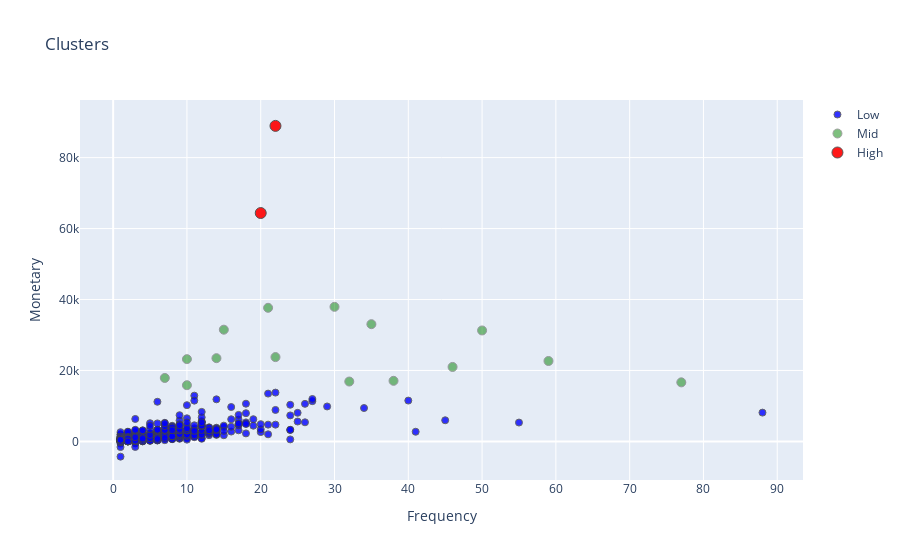

Source (notebook cell):
### Code cell
#plot revenue vs frequency
tx_graph = RFM.copy()
#query("Monetary < 50000 and Frequency < 2000")

plot_data = [
    go.Scatter(
        x=tx_graph.query("Cluster == 'Active-Low'")['Frequency'],
        y=tx_graph.query("Cluster == 'Active-Low'")['Monetary'],
        mode='markers',
        name='Low',
        marker= dict(size= 7,
            line= dict(width=1),
            color= 'blue',
            opacity= 0.8
           )
    ),
        go.Scatter(
        x=tx_graph.query("Cluster == 'Active-Mid'")['Frequency'],
        y=tx_graph.query("Cluster == 'Active-Mid'")['Monetary'],
        mode='markers',
        name='Mid',
        marker= dict(size= 9,
            line= dict(width=1),
            color= 'green',
            opacity= 0.5
           )
    ),
        go.Scatter(
        x=tx_graph.query("Cluster == 'Active-High'")['Frequency'],
        y=tx_graph.query("Cluster == 'Active-High'")['Monetary'],
        mode='markers',
        name='High',
        marker= dict(size= 11,
            line= dict(width=1),
            color= 'red',
            opacity= 0.9
           )
    ),
]

plot_layout = go.Layout(
        yaxis= {'title': "Monetary"},
        xaxis= {'title': "Frequency"},
        title='Clusters'
    )
fig = go.Figure(data=plot_data, layout=plot_layout)

fig

### Figure 1 — Plotly figure (JSON) as saved in the notebook; plotly's stock layout.template omitted (floating-point values rounded to 4 significant figures; data arrays with more than 128 entries replaced by an {"elided": "..."} marker saying what was removed)
{"data": [{"marker": {"color": "blue", "line": {"width": 1}, "opacity": 0.8, "size": 7}, "mode": "markers", "name": "Low", "type": "scatter", "x": {"elided": "915 int values"}, "y": {"elided": "915 float values"}}, {"marker": {"color": "green", "line": {"width": 1}, "opacity": 0.5, "size": 9}, "mode": "markers", "name": "Mid", "type": "scatter", "x": [59, 50, 46, 77, 10, 7, 10, 15, 14, 35, 32, 22, 38, 21, 30], "y": [22670.0, 31280.0, 20990.0, 16640.0, 23200.0, 17890.0, 15850.0, 31500.0, 23460.0, 33050.0, 16880.0, 23770.0, 17080.0, 37660.0, 37930.0]}, {"marker": {"color": "red", "line": {"width": 1}, "opacity": 0.9, "size": 11}, "mode": "markers", "name": "High", "type": "scatter", "x": [20, 22], "y": [64380.0, 88950.0]}], "layout": {"title": {"text": "Clusters"}, "xaxis": {"title": {"text": "Frequency"}}, "yaxis": {"title": {"text": "Monetary"}}}}
